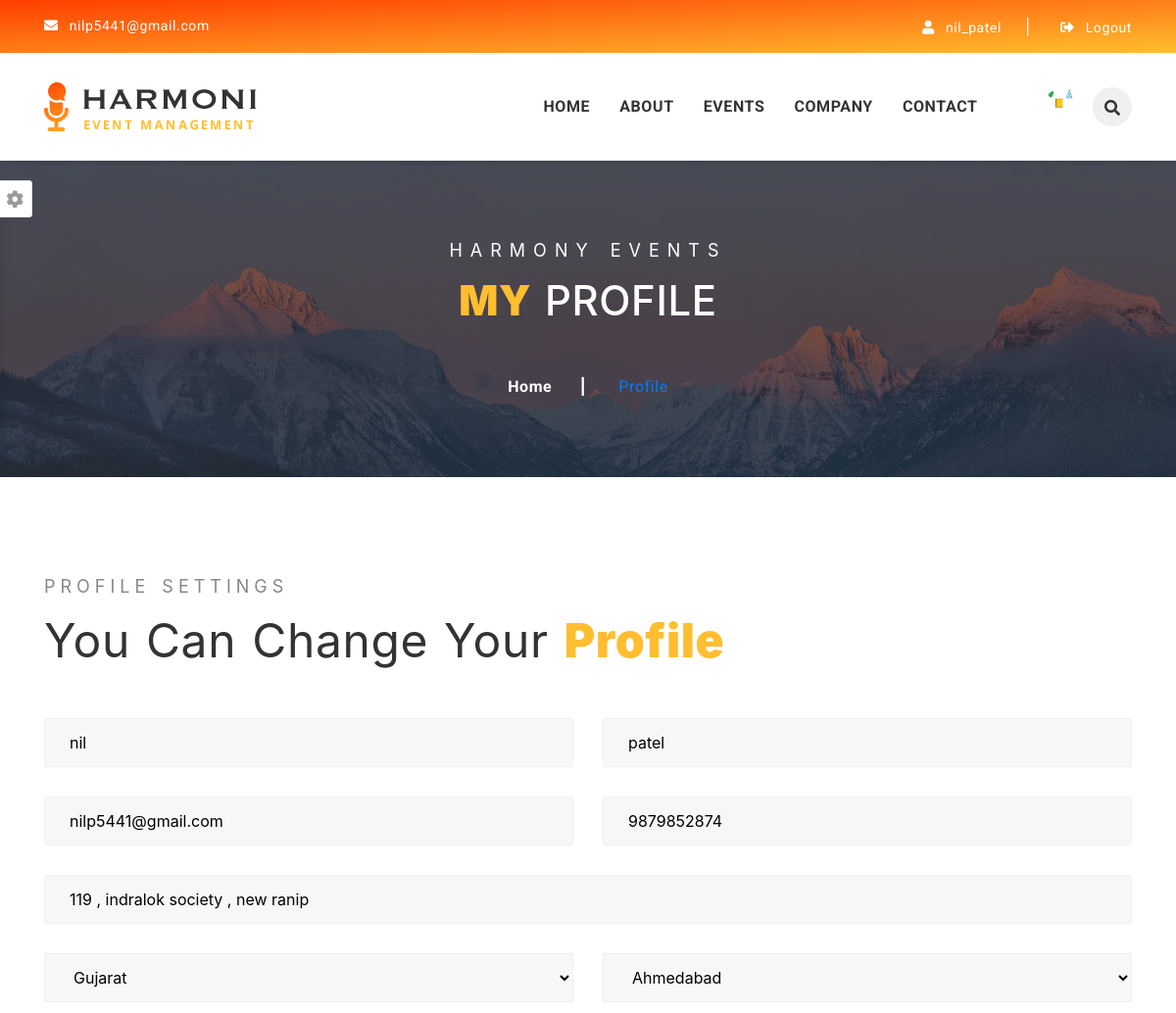
The app's page /account/profile/ (signed in, upper part), older data.
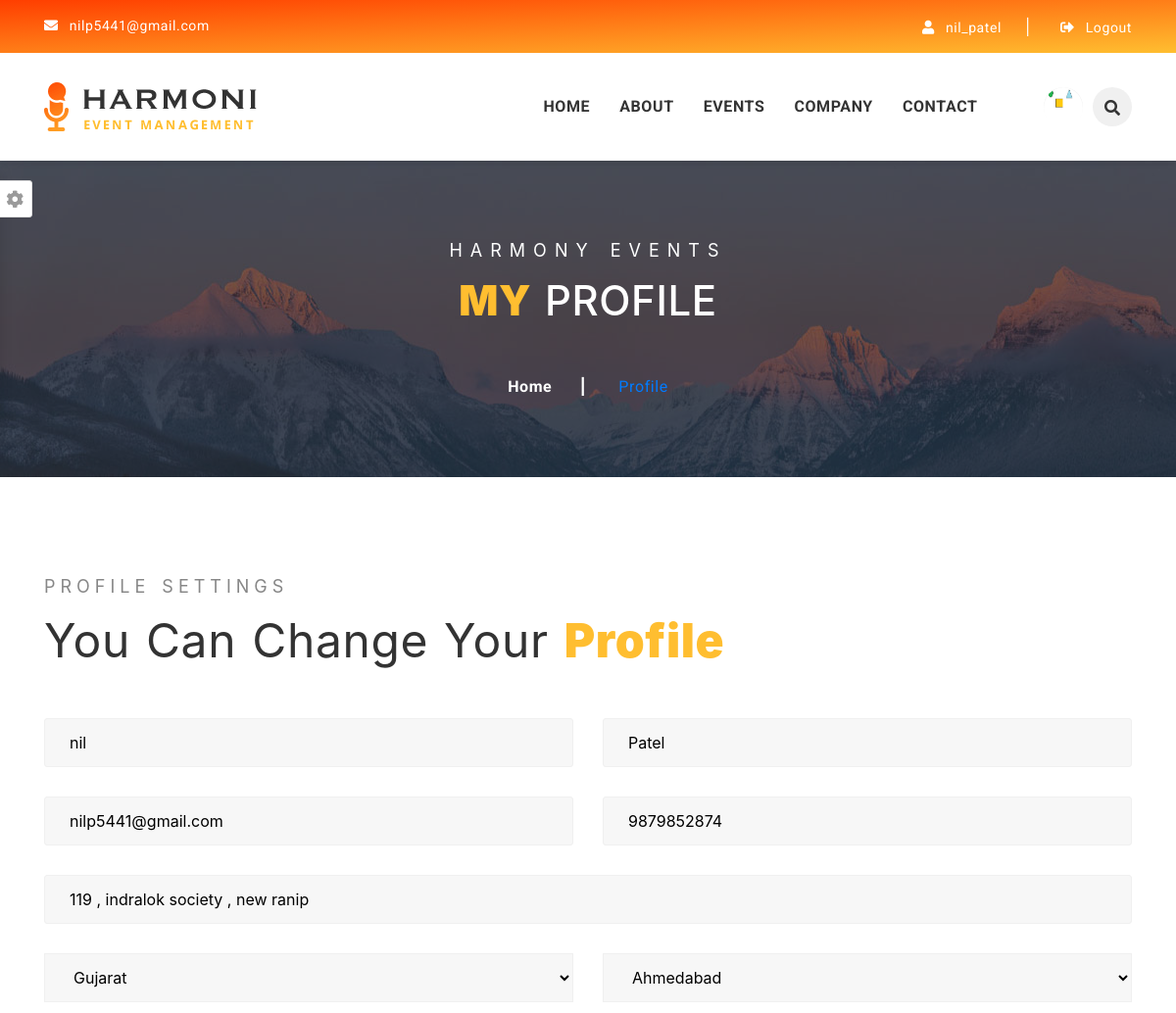
The same page, newer data.
### event_data/models.py (models this page shows, shortened)
class profile_pics(models.Model):
    User = models.OneToOneField(User, on_delete=models.CASCADE)
    image = models.ImageField(default='default.jpg', upload_to = 'profile_img/')

class Workhand(models.Model):
    first_name = models.CharField(max_length=255)
    last_name = models.CharField(max_length=255)
    email = models.EmailField()
    contact_number = models.CharField(max_length=12)
    street_address = models.CharField(max_length=200)
    city_id = models.ForeignKey('City', on_delete=models.CASCADE)
    state_id = models.ForeignKey('State' , on_delete=models.CASCADE)
    profilePic_path = models.ImageField(default = 'default.jpg' , upload_to = 'workhand_img/')
    Workhand_category_id = models.ForeignKey('Workhand_category' , on_delete=models.CASCADE)
    User_id = models.ForeignKey('auth.User',  on_delete=models.CASCADE)

class State(models.Model):
    state_name = models.CharField(max_length=255)
    def __str__(self):
        return self.state_name

class City(models.Model):
    city_name = models.CharField(max_length=255)
    state_id = models.ForeignKey('State' ,  on_delete=models.CASCADE)
    def __str__(self):
        return self.city_name

### EventManagement/views.py (the view)
# urls.py: path('account/profile/',views.profile,name="profile"),
@login_required(login_url="/accounts/login/")
def profile(request):
    try:
        if request.user.is_staff:
            company = Company.objects.get(User_id=request.user)
            States = State.objects.all().order_by('-state_name')
            context={
                'company' : company,
                'States' : States,
            }
        else:
            workhand = Workhand.objects.get(User_id=request.user)
            States = State.objects.all().order_by('-state_name')
            Workhand_categories = Workhand_category.objects.all().order_by('workhand_category_name')
            context={
                'workhand' : workhand,
                'States' : States,
                'Workhand_category' : Workhand_categories,
            }
        return render(request , 'user/profile.html', context)
    except:
        return redirect('index')

### event_data/models.py (called while the page is built)
    def __str__(self):
        return self.workhand_category_name

### templates/user/profile.html (shortened to what this page needs)
{% extends 'user/base.html' %}
{% load static %}
{% block content %}
		<section id="breadcrumb-section" class="breadcrumb-section clearfix">
			<div class="jarallax" style="background-image: url('{% static 'assets/images/breadcrumb/0.breadcrumb-bg.jpg' %}');">
				<div class="overlay-black">
					<div class="container">
						<div class="row justify-content-center">
							<div class="col-lg-6 col-md-12 col-sm-12">
								<div class="breadcrumb-title text-center mb-50">
									<span class="sub-title">Harmony Events</span>
									<h2 class="big-title"> <strong>My</strong> Profile</h2>
								</div>
								<div class="breadcrumb-list">
									<ul>
										<li class="breadcrumb-item active"><a href="{% url 'index' %}" class="breadcrumb-link">Home</a></li>
										<li class="breadcrumb-item"> <a href="{% url 'profile' %}" aria-current="page">profile</a></li>
									</ul>
								</div>
							</div>
						</div>
					</div>
				</div>
			</div>
		</section>
		<section id="contact-section" class="contact-section sec-ptb-100 clearfix">
			<div class="container">
				<div class="section-title mb-50">
					<small class="sub-title">Profile Settings</small>
					<h5 class="big-title">You can change your <strong style="color:#ffbe30;"> Profile</strong></a></h5>
				</div>
				<div class="contact-form form-wrapper text-center">
					<form action="{% url "update_profile" %}" method="post" enctype="multipart/form-data">
					<div class="row">
						{% if user.is_staff %}
						<div class="col-lg-12 col-md-12 col-sm-12" id = "company-name" >
							{% comment %} <label for="">Company name</label> {% endcomment %}
							<div class="form-item">
							  <input name="company_name" type="text" placeholder="Company name" value="{{company.name}}">
							</div>
						</div>
						{% else %}
						<div class="col-lg-6 col-md-6 col-sm-12" id="first_name" style="display : block;">
							<div class="form-item">
							  <input type="text" name="first_name" placeholder="First Name" value="{{workhand.first_name}}">
							</div>
						</div>
						<div class="col-lg-6 col-md-6 col-sm-12"id="last_name" style="display : block;">
							<div class="form-item">
							  <input type="text" name="last_name" placeholder="Last name" value={{workhand.last_name}}>
							</div>
						</div>
						{% endif %}
						<div class="col-lg-6 col-md-6 col-sm-12">
							<div class="form-item">
							  <input name="email" type="email" placeholder="Email Address" {% if user.is_staff %}value={{company.email}}{% else %}value={{workhand.email}}{% endif %} required>
							</div>
						</div>
						<div class="col-lg-6 col-md-6 col-sm-12">
							<div class="form-item">
							  <input type="tel" class="no-arrow" name="contact_number" pattern="[0-9]{10}" placeholder="Phone number" {% if user.is_staff %}value={{company.contact_number}}{% else %}value={{workhand.contact_number}}{% endif %} required>
							</div>
						</div>
						<div class="col-lg-12 col-md-12 col-sm-12">
							<div class="form-item">
							  <input type="text" name="street_address" placeholder="Street Address" {% if user.is_staff %}value="{{company.street_address}}"{% else %}value="{{workhand.street_address}}"{% endif %} required>
							</div>
						</div>
						<div class="col-lg-6 col-md-6 col-sm-12">
							<div class="">
							  <select name="state" id="state" class="form-item" style="max-width:100%; background-color: #f7f7f7; border-color: #f0f0f0; padding: 0px 25px;">
								{% if user.is_staff %}
								<option value = {{company.state_id.id}} selected>{{company.state_id}}</option>
								{% else %}
								<option value = {{workhand.state_id.id}} selected>{{workhand.state_id}}</option>
								{% endif %}
							  </select>
							</div>
						</div>
						<div class="col-lg-6 col-md-6 col-sm-12">
						  <div class="">
							<select name="city" id="city" class="form-item" style="max-width:100%; background-color: #f7f7f7; border-color: #f0f0f0; padding: 0px 25px;">
								{% if user.is_staff %}
								<option value={{company.city_id.id}} selected>{{company.city_id}}</option>
								{% else %}
								<option value={{workhand.city_id.id}} selected>{{workhand.city_id}}</option>
								{% endif %}
							</select>
						  </div>
						</div>
					</div>
					</form>
				</div>
		</section>``
{% endblock content%}

### templates/user/base.html (shortened to what this page needs)
<!DOCTYPE html>
<html lang="en">
{% load static %}
<head>
		<link rel="stylesheet" type="text/css" href="{% static 'assets/css/bootstrap.min.css' %}">
		<link rel="stylesheet" type="text/css" href="{% static 'assets/css/fontawesome-all.css' %}">
		<link rel="stylesheet" type="text/css" href="{% static 'assets/css/flaticon.css' %}">
		<link rel="stylesheet" type="text/css" href="{% static 'assets/css/slick.css' %}">
		<link rel="stylesheet" type="text/css" href="{% static 'assets/css/slick-theme.css' %}">
		<link rel="stylesheet" type="text/css" href="{% static 'assets/css/animate.css' %}">
		<link rel="stylesheet" type="text/css" href="{% static 'assets/css/owl.carousel.min.css' %}">
		<link rel="stylesheet" type="text/css" href="{% static 'assets/css/owl.theme.default.min.css' %}">
		<link rel="stylesheet" type="text/css" href="{% static 'assets/css/magnific-popup.css' %}">
		<link rel="stylesheet" type="text/css" href="{% static 'assets/css/jquery.mCustomScrollbar.min.css' %}">
		<link rel="stylesheet" type="text/css" href="{% static 'assets/css/calendar.css' %}">
		<link rel="stylesheet" type="text/css" href="{% static 'assets/css/colors/style-switcher.css' %}">
		<link id="color_theme" rel="stylesheet" type="text/css" href="{% static 'assets/css/colors/default.css' %}">
		<link rel="stylesheet" type="text/css" href="{% static 'assets/css/style.css' %}">
	<link rel="stylesheet" href="https://cdnjs.cloudflare.com/ajax/libs/font-awesome/5.15.3/css/all.min.css">
        <link rel="stylesheet" href="{% static 'https://cdn.jsdelivr.net/npm/bootstrap@4.0.0/dist/css/bootstrap.min.css' %}">
	</head>
	<body class="default-header-p">
		<header id="header-section" class="header-section default-header-section auto-hide-header clearfix">
			<div class="header-top">
				<div class="container">
					<div class="row">
						<div class="col-lg-6">
							<div class="basic-contact">
								<ul>
									{% if user.is_authenticated %}
									<li>
										<a href="#!">
											<i class="fas fa-envelope"></i>
											{{user.email}}
										</a>
									</li>
									{% endif %}
								</ul>
							</div>
						</div>
						<div class="col-lg-6">
							<div class="register-login-group">
								<ul>
									<li>
										{% if user.is_authenticated %}
										<a href="{% url "profile" %}">
											<i class="fas fa-user"></i>
											{{user.username}}
										</a>
										{% else %}
										<a href="{% url 'register' %}">
											<i class="fas fa-user"></i>
											Register
										</a>
										{% endif %}
									</li>
									<li>
										{% if user.is_authenticated %}
										<a href="#" data-toggle="modal" data-target="#exampleModal">
											<i class="fas fa-sign-out-alt" data-toggle="modal" data-target="#exampleModalCenter"></i>
											Logout
										</a>
										{% else %}
										<a href="{% url 'login' %}" >
											<i class="fas fa-lock"></i>
											Login
										</a>
										{% endif %}
									</li>
								</ul>
							</div>
						</div>
					</div>
				</div>
			</div>
			<div class="header-bottom">
				<div class="container">
					<div class="row">
						<div class="col-lg-3">
							<div class="site-logo-wrapper">
								<a href="index-1.html" class="logo">
									<img src="{% static 'assets/images/0.site-logo.png' %}" alt="logo_not_found">
								</a>
							</div>
						</div>
						<div class="col-lg-9">
							<div class="mainmenu-wrapper">
								<div class="row">
									<div class="col-lg-10">
										<div class="menu-item-list ul-li clearfix">
											<ul>
												<li class="menu-item-has-children{% if active == 'home' %} active{% endif %}">
													<a href="{% url 'index' %}">home</a>
												</li>
												<li class="menu-item-has-children{% if active == 'about' %} active{% endif %}">
													<a href="{% url 'about' %}">about</a>
												</li>
												<li class="menu-item-has-children{% if active == 'event' %} active{% endif %}">
													<a href="{% url 'event' %}">events</a>
												</li>
												<li class="menu-item-has-children{% if active == 'vendor' %} active{% endif %}">
													<a href="{% url 'vendor' %}">Company</a>
												</li>
												<li class="menu-item-has-children{% if active == 'contact' %} active{% endif %}">
													<a href="{% url 'contact' %}">Contact</a>
												</li>
											</ul>
										</div>
									</div>
									<div class="col-lg-2">
										<div class="user-search-btn-group ul-li clearfix">
											<ul>
												<li>
													{% if user.profile_pics %}
													<a href="#">
														 <img src="{{user.profile_pics.image.url}}" class="rounded-circle" style="height: 43px; width: 150px;" ></img>
													</a>
													{% else %}
													<a href="#!">
														<i class="fas fa-user"></i>
													</a>
													{% endif %}
												</li>
												<li>
													<button type="button" class="toggle-overlay search-btn">
														<i class="fas fa-search"></i>
													</button>
												</li>
											</ul>
										</div>
									</div>
								</div>
							</div>
						</div>
					</div>
				</div>
			</div>
		</header>
        {% block content %}
        {% endblock content %}
	</body>
</html>

### static/assets/css/colors/default.css (style rules this page uses)
.section-title .line-style, .event-section .event-tab-menu .nav li a:before, .pagination ul .page-item.active .page-link:after, .slide-section .owl-theme .owl-dots .owl-dot:after, .homepage3 .event-expertise-section .link-btn a:hover, .sidebar-section .location-wrapper .title-wrapper .icon, .main-carousel2 .item .slider-content .details-btn:hover, .event-gallery-section .filters-button-group .button:after, .testimonial5-section .owl-theme .owl-dots .owl-dot:hover span, .sidebar-section .location-wrapper .contact-links ul li a .icon, .testimonial5-section .owl-theme .owl-dots .owl-dot.active span, .event-section .event-list-item .event-content .event-title:after, .event-section .event-grid-item .event-content .event-title:after, .event-details-section .event-details .event-info-list ul li .icon, .our-management-section .management-item .item-title .title-text:after, .default-header-section .header-bottom .menu-item-list > ul > li:before, .event-details-section .event-schedule .schedule-date-menu > li > .active, .event-section .tab-content .event-item .event-content .event-title:after, .event-section .tab-content .event-item2 .event-content .event-title:after, .event-section .event-list-item .event-content .event-info-list ul li .icon, .event-section .event-grid-item .event-content .event-post-meta ul li .icon, .sticky-header-section .header-bottom .user-search-btn-group ul li:hover > a, .event-details-section .event-schedule .tab-content .hotal-menu > li > .active, .upcomming-event-section3 .comming-event-item .event-content .details-btn:hover, .upcomming-event-section2 .comming-event-item .event-content .details-btn:hover, .sticky-header-section .header-bottom .user-search-btn-group ul li:hover > button, .default-header-section .header-bottom .user-search-btn-group ul li:hover > a, .default-header-section .header-bottom .user-search-btn-group ul li:hover > button, .scrolltop-fixed-header-section .header-bottom .user-search-btn-group ul li:hover > a, .scrolltop-fixed-header-section .header-bottom .user-search-btn-group ul li:hover > button, .event-section .tab-content .event-item2 .event-content .event-post-meta ul li .icon, .slide-section .main-carousel1 .item .slider-item-content .link-groups .start-btn:hover, .upcomming-event-section3 .comming-event-item .event-content .event-info-list ul li .icon, .upcomming-event-section2 .comming-event-item .event-content .event-info-list ul li .icon, .awesome-event-section .tab-content .featured-event .event-content .event-post-meta ul li .icon, .service-section .service-wrapper .service-item .service-content .service-type-list ul li .icon, .upcomming-event-section .upcomming-event-carousel .item .event-item .event-content .event-title:before, .award-section .awaed-item-area .awaed-wrapper .awaed-item .awaed-content .awaed-title .awaed-date:before, .event-details-section .event-schedule .tab-content .tab-content .tab-pane .hall-item .hall-content .event-info-list ul li .icon { background: #ffbe30!important; }

Row changes from the older to the newer data that the page shows:
changed Workhand "nil": last_name "patel" → "Patel"
